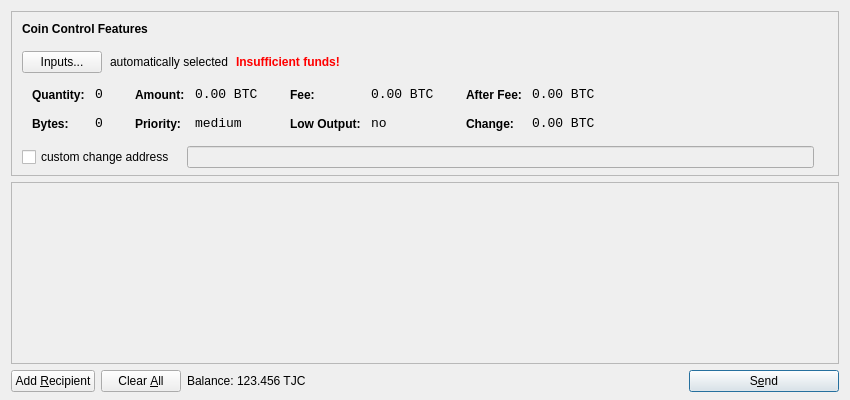
<?xml version="1.0" encoding="UTF-8"?>
<ui version="4.0">
 <class>SendCoinsDialog</class>
 <widget class="QDialog" name="SendCoinsDialog">
  <property name="geometry">
   <rect>
    <x>0</x>
    <y>0</y>
    <width>850</width>
    <height>400</height>
   </rect>
  </property>
  <property name="windowTitle">
   <string>Send Coins</string>
  </property>
  <layout class="QVBoxLayout" name="verticalLayout" stretch="0,1,0">
   <property name="bottomMargin">
    <number>8</number>
   </property>
   <item>
    <widget class="QFrame" name="frameCoinControl">
     <property name="sizePolicy">
      <sizepolicy hsizetype="Expanding" vsizetype="Expanding">
       <horstretch>0</horstretch>
       <verstretch>0</verstretch>
      </sizepolicy>
     </property>
     <property name="maximumSize">
      <size>
       <width>16777215</width>
       <height>16777215</height>
      </size>
     </property>
     <property name="frameShape">
      <enum>QFrame::StyledPanel</enum>
     </property>
     <property name="frameShadow">
      <enum>QFrame::Sunken</enum>
     </property>
     <layout class="QVBoxLayout" name="verticalLayoutCoinControl2">
      <property name="spacing">
       <number>7</number>
      </property>
      <property name="leftMargin">
       <number>0</number>
      </property>
      <property name="topMargin">
       <number>0</number>
      </property>
      <property name="rightMargin">
       <number>0</number>
      </property>
      <property name="bottomMargin">
       <number>6</number>
      </property>
      <item>
       <layout class="QVBoxLayout" name="verticalLayoutCoinControl" stretch="0,0,0,0,1">
        <property name="spacing">
         <number>0</number>
        </property>
        <property name="leftMargin">
         <number>10</number>
        </property>
        <property name="topMargin">
         <number>10</number>
        </property>
        <item>
         <layout class="QHBoxLayout" name="horizontalLayoutCoinControl1">
          <property name="bottomMargin">
           <number>15</number>
          </property>
          <item>
           <widget class="QLabel" name="labelCoinControlFeatures">
            <property name="sizePolicy">
             <sizepolicy hsizetype="Preferred" vsizetype="Maximum">
              <horstretch>0</horstretch>
              <verstretch>0</verstretch>
             </sizepolicy>
            </property>
            <property name="font">
             <font>
              <weight>75</weight>
              <bold>true</bold>
             </font>
            </property>
            <property name="styleSheet">
             <string notr="true">font-weight:bold;</string>
            </property>
            <property name="text">
             <string>Coin Control Features</string>
            </property>
           </widget>
          </item>
         </layout>
        </item>
        <item>
         <layout class="QHBoxLayout" name="horizontalLayoutCoinControl2" stretch="0,0,0,0">
          <property name="spacing">
           <number>8</number>
          </property>
          <property name="bottomMargin">
           <number>10</number>
          </property>
          <item>
           <widget class="QPushButton" name="pushButtonCoinControl">
            <property name="styleSheet">
             <string notr="true"/>
            </property>
            <property name="text">
             <string>Inputs...</string>
            </property>
           </widget>
          </item>
          <item>
           <widget class="QLabel" name="labelCoinControlAutomaticallySelected">
            <property name="text">
             <string>automatically selected</string>
            </property>
            <property name="margin">
             <number>5</number>
            </property>
           </widget>
          </item>
          <item>
           <widget class="QLabel" name="labelCoinControlInsuffFunds">
            <property name="font">
             <font>
              <weight>75</weight>
              <bold>true</bold>
             </font>
            </property>
            <property name="styleSheet">
             <string notr="true">color:red;font-weight:bold;</string>
            </property>
            <property name="text">
             <string>Insufficient funds!</string>
            </property>
            <property name="margin">
             <number>5</number>
            </property>
           </widget>
          </item>
          <item>
           <spacer name="horizontalSpacerCoinControl">
            <property name="orientation">
             <enum>Qt::Horizontal</enum>
            </property>
            <property name="sizeHint" stdset="0">
             <size>
              <width>40</width>
              <height>1</height>
             </size>
            </property>
           </spacer>
          </item>
         </layout>
        </item>
        <item>
         <widget class="QWidget" name="widgetCoinControl" native="true">
          <property name="sizePolicy">
           <sizepolicy hsizetype="Preferred" vsizetype="Preferred">
            <horstretch>0</horstretch>
            <verstretch>0</verstretch>
           </sizepolicy>
          </property>
          <property name="minimumSize">
           <size>
            <width>0</width>
            <height>0</height>
           </size>
          </property>
          <property name="styleSheet">
           <string notr="true"/>
          </property>
          <layout class="QHBoxLayout" name="horizontalLayoutCoinControl5">
           <property name="margin">
            <number>0</number>
           </property>
           <item>
            <layout class="QHBoxLayout" name="horizontalLayoutCoinControl3" stretch="0,0,0,1">
             <property name="spacing">
              <number>20</number>
             </property>
             <property name="topMargin">
              <number>0</number>
             </property>
             <property name="bottomMargin">
              <number>10</number>
             </property>
             <item>
              <layout class="QFormLayout" name="formLayoutCoinControl1">
               <property name="horizontalSpacing">
                <number>10</number>
               </property>
               <property name="verticalSpacing">
                <number>14</number>
               </property>
               <property name="leftMargin">
                <number>10</number>
               </property>
               <property name="topMargin">
                <number>4</number>
               </property>
               <property name="rightMargin">
                <number>6</number>
               </property>
               <item row="0" column="0">
                <widget class="QLabel" name="labelCoinControlQuantityText">
                 <property name="styleSheet">
                  <string notr="true">font-weight:bold;</string>
                 </property>
                 <property name="text">
                  <string>Quantity:</string>
                 </property>
                 <property name="margin">
                  <number>0</number>
                 </property>
                </widget>
               </item>
               <item row="0" column="1">
                <widget class="QLabel" name="labelCoinControlQuantity">
                 <property name="font">
                  <font>
                   <family>Monospace</family>
                   <pointsize>10</pointsize>
                  </font>
                 </property>
                 <property name="cursor">
                  <cursorShape>IBeamCursor</cursorShape>
                 </property>
                 <property name="contextMenuPolicy">
                  <enum>Qt::ActionsContextMenu</enum>
                 </property>
                 <property name="text">
                  <string notr="true">0</string>
                 </property>
                 <property name="margin">
                  <number>0</number>
                 </property>
                 <property name="textInteractionFlags">
                  <set>Qt::LinksAccessibleByMouse|Qt::TextSelectableByKeyboard|Qt::TextSelectableByMouse</set>
                 </property>
                </widget>
               </item>
               <item row="1" column="0">
                <widget class="QLabel" name="labelCoinControlBytesText">
                 <property name="styleSheet">
                  <string notr="true">font-weight:bold;</string>
                 </property>
                 <property name="text">
                  <string>Bytes:</string>
                 </property>
                </widget>
               </item>
               <item row="1" column="1">
                <widget class="QLabel" name="labelCoinControlBytes">
                 <property name="font">
                  <font>
                   <family>Monospace</family>
                   <pointsize>10</pointsize>
                  </font>
                 </property>
                 <property name="cursor">
                  <cursorShape>IBeamCursor</cursorShape>
                 </property>
                 <property name="contextMenuPolicy">
                  <enum>Qt::ActionsContextMenu</enum>
                 </property>
                 <property name="text">
                  <string notr="true">0</string>
                 </property>
                 <property name="textInteractionFlags">
                  <set>Qt::LinksAccessibleByMouse|Qt::TextSelectableByKeyboard|Qt::TextSelectableByMouse</set>
                 </property>
                </widget>
               </item>
              </layout>
             </item>
             <item>
              <layout class="QFormLayout" name="formLayoutCoinControl2">
               <property name="horizontalSpacing">
                <number>10</number>
               </property>
               <property name="verticalSpacing">
                <number>14</number>
               </property>
               <property name="leftMargin">
                <number>6</number>
               </property>
               <property name="topMargin">
                <number>4</number>
               </property>
               <property name="rightMargin">
                <number>6</number>
               </property>
               <item row="0" column="0">
                <widget class="QLabel" name="labelCoinControlAmountText">
                 <property name="styleSheet">
                  <string notr="true">font-weight:bold;</string>
                 </property>
                 <property name="text">
                  <string>Amount:</string>
                 </property>
                 <property name="margin">
                  <number>0</number>
                 </property>
                </widget>
               </item>
               <item row="0" column="1">
                <widget class="QLabel" name="labelCoinControlAmount">
                 <property name="font">
                  <font>
                   <family>Monospace</family>
                   <pointsize>10</pointsize>
                  </font>
                 </property>
                 <property name="cursor">
                  <cursorShape>IBeamCursor</cursorShape>
                 </property>
                 <property name="contextMenuPolicy">
                  <enum>Qt::ActionsContextMenu</enum>
                 </property>
                 <property name="text">
                  <string notr="true">0.00 BTC</string>
                 </property>
                 <property name="textInteractionFlags">
                  <set>Qt::LinksAccessibleByMouse|Qt::TextSelectableByKeyboard|Qt::TextSelectableByMouse</set>
                 </property>
                </widget>
               </item>
               <item row="1" column="0">
                <widget class="QLabel" name="labelCoinControlPriorityText">
                 <property name="styleSheet">
                  <string notr="true">font-weight:bold;</string>
                 </property>
                 <property name="text">
                  <string>Priority:</string>
                 </property>
                </widget>
               </item>
               <item row="1" column="1">
                <widget class="QLabel" name="labelCoinControlPriority">
                 <property name="font">
                  <font>
                   <family>Monospace</family>
                   <pointsize>10</pointsize>
                  </font>
                 </property>
                 <property name="cursor">
                  <cursorShape>IBeamCursor</cursorShape>
                 </property>
                 <property name="contextMenuPolicy">
                  <enum>Qt::ActionsContextMenu</enum>
                 </property>
                 <property name="text">
                  <string>medium</string>
                 </property>
                 <property name="textInteractionFlags">
                  <set>Qt::LinksAccessibleByMouse|Qt::TextSelectableByKeyboard|Qt::TextSelectableByMouse</set>
                 </property>
                </widget>
               </item>
              </layout>
             </item>
             <item>
              <layout class="QFormLayout" name="formLayoutCoinControl3">
               <property name="horizontalSpacing">
                <number>10</number>
               </property>
               <property name="verticalSpacing">
                <number>14</number>
               </property>
               <property name="leftMargin">
                <number>6</number>
               </property>
               <property name="topMargin">
                <number>4</number>
               </property>
               <property name="rightMargin">
                <number>6</number>
               </property>
               <item row="0" column="0">
                <widget class="QLabel" name="labelCoinControlFeeText">
                 <property name="styleSheet">
                  <string notr="true">font-weight:bold;</string>
                 </property>
                 <property name="text">
                  <string>Fee:</string>
                 </property>
                 <property name="margin">
                  <number>0</number>
                 </property>
                </widget>
               </item>
               <item row="0" column="1">
                <widget class="QLabel" name="labelCoinControlFee">
                 <property name="font">
                  <font>
                   <family>Monospace</family>
                   <pointsize>10</pointsize>
                  </font>
                 </property>
                 <property name="cursor">
                  <cursorShape>IBeamCursor</cursorShape>
                 </property>
                 <property name="contextMenuPolicy">
                  <enum>Qt::ActionsContextMenu</enum>
                 </property>
                 <property name="text">
                  <string notr="true">0.00 BTC</string>
                 </property>
                 <property name="textInteractionFlags">
                  <set>Qt::LinksAccessibleByMouse|Qt::TextSelectableByKeyboard|Qt::TextSelectableByMouse</set>
                 </property>
                </widget>
               </item>
               <item row="1" column="0">
                <widget class="QLabel" name="labelCoinControlLowOutputText">
                 <property name="styleSheet">
                  <string notr="true">font-weight:bold;</string>
                 </property>
                 <property name="text">
                  <string>Low Output:</string>
                 </property>
                </widget>
               </item>
               <item row="1" column="1">
                <widget class="QLabel" name="labelCoinControlLowOutput">
                 <property name="font">
                  <font>
                   <family>Monospace</family>
                   <pointsize>10</pointsize>
                  </font>
                 </property>
                 <property name="cursor">
                  <cursorShape>IBeamCursor</cursorShape>
                 </property>
                 <property name="contextMenuPolicy">
                  <enum>Qt::ActionsContextMenu</enum>
                 </property>
                 <property name="text">
                  <string>no</string>
                 </property>
                 <property name="textInteractionFlags">
                  <set>Qt::LinksAccessibleByMouse|Qt::TextSelectableByKeyboard|Qt::TextSelectableByMouse</set>
                 </property>
                </widget>
               </item>
              </layout>
             </item>
             <item>
              <layout class="QFormLayout" name="formLayoutCoinControl4">
               <property name="horizontalSpacing">
                <number>10</number>
               </property>
               <property name="verticalSpacing">
                <number>14</number>
               </property>
               <property name="leftMargin">
                <number>6</number>
               </property>
               <property name="topMargin">
                <number>4</number>
               </property>
               <property name="rightMargin">
                <number>6</number>
               </property>
               <item row="0" column="0">
                <widget class="QLabel" name="labelCoinControlAfterFeeText">
                 <property name="styleSheet">
                  <string notr="true">font-weight:bold;</string>
                 </property>
                 <property name="text">
                  <string>After Fee:</string>
                 </property>
                 <property name="margin">
                  <number>0</number>
                 </property>
                </widget>
               </item>
               <item row="0" column="1">
                <widget class="QLabel" name="labelCoinControlAfterFee">
                 <property name="font">
                  <font>
                   <family>Monospace</family>
                   <pointsize>10</pointsize>
                  </font>
                 </property>
                 <property name="cursor">
                  <cursorShape>IBeamCursor</cursorShape>
                 </property>
                 <property name="contextMenuPolicy">
                  <enum>Qt::ActionsContextMenu</enum>
                 </property>
                 <property name="text">
                  <string notr="true">0.00 BTC</string>
                 </property>
                 <property name="textInteractionFlags">
                  <set>Qt::LinksAccessibleByMouse|Qt::TextSelectableByKeyboard|Qt::TextSelectableByMouse</set>
                 </property>
                </widget>
               </item>
               <item row="1" column="0">
                <widget class="QLabel" name="labelCoinControlChangeText">
                 <property name="styleSheet">
                  <string notr="true">font-weight:bold;</string>
                 </property>
                 <property name="text">
                  <string>Change:</string>
                 </property>
                </widget>
               </item>
               <item row="1" column="1">
                <widget class="QLabel" name="labelCoinControlChange">
                 <property name="font">
                  <font>
                   <family>Monospace</family>
                   <pointsize>10</pointsize>
                  </font>
                 </property>
                 <property name="cursor">
                  <cursorShape>IBeamCursor</cursorShape>
                 </property>
                 <property name="contextMenuPolicy">
                  <enum>Qt::ActionsContextMenu</enum>
                 </property>
                 <property name="text">
                  <string notr="true">0.00 BTC</string>
                 </property>
                 <property name="textInteractionFlags">
                  <set>Qt::LinksAccessibleByMouse|Qt::TextSelectableByKeyboard|Qt::TextSelectableByMouse</set>
                 </property>
                </widget>
               </item>
              </layout>
             </item>
            </layout>
           </item>
          </layout>
         </widget>
        </item>
        <item>
         <layout class="QHBoxLayout" name="horizontalLayoutCoinControl4" stretch="0,0,0">
          <property name="spacing">
           <number>12</number>
          </property>
          <property name="sizeConstraint">
           <enum>QLayout::SetDefaultConstraint</enum>
          </property>
          <property name="topMargin">
           <number>5</number>
          </property>
          <property name="rightMargin">
           <number>5</number>
          </property>
          <item>
           <widget class="QCheckBox" name="checkBoxCoinControlChange">
            <property name="text">
             <string>custom change address</string>
            </property>
           </widget>
          </item>
          <item>
           <widget class="QLineEdit" name="lineEditCoinControlChange">
            <property name="enabled">
             <bool>false</bool>
            </property>
            <property name="sizePolicy">
             <sizepolicy hsizetype="Expanding" vsizetype="Fixed">
              <horstretch>0</horstretch>
              <verstretch>0</verstretch>
             </sizepolicy>
            </property>
           </widget>
          </item>
          <item>
           <widget class="QLabel" name="labelCoinControlChangeLabel">
            <property name="sizePolicy">
             <sizepolicy hsizetype="Preferred" vsizetype="Expanding">
              <horstretch>0</horstretch>
              <verstretch>0</verstretch>
             </sizepolicy>
            </property>
            <property name="minimumSize">
             <size>
              <width>0</width>
              <height>0</height>
             </size>
            </property>
            <property name="text">
             <string/>
            </property>
            <property name="margin">
             <number>3</number>
            </property>
           </widget>
          </item>
         </layout>
        </item>
        <item>
         <spacer name="verticalSpacerCoinControl">
          <property name="orientation">
           <enum>Qt::Vertical</enum>
          </property>
          <property name="sizeHint" stdset="0">
           <size>
            <width>800</width>
            <height>1</height>
           </size>
          </property>
         </spacer>
        </item>
       </layout>
      </item>
     </layout>
    </widget>
   </item>
   <item>
    <widget class="QScrollArea" name="scrollArea">
     <property name="widgetResizable">
      <bool>true</bool>
     </property>
     <widget class="QWidget" name="scrollAreaWidgetContents">
      <property name="geometry">
       <rect>
        <x>0</x>
        <y>0</y>
        <width>826</width>
        <height>147</height>
       </rect>
      </property>
      <layout class="QVBoxLayout" name="verticalLayout_2">
       <property name="margin">
        <number>0</number>
       </property>
       <item>
        <layout class="QVBoxLayout" name="entries">
         <property name="spacing">
          <number>6</number>
         </property>
        </layout>
       </item>
       <item>
        <spacer name="verticalSpacer">
         <property name="orientation">
          <enum>Qt::Vertical</enum>
         </property>
         <property name="sizeHint" stdset="0">
          <size>
           <width>20</width>
           <height>40</height>
          </size>
         </property>
        </spacer>
       </item>
      </layout>
     </widget>
    </widget>
   </item>
   <item>
    <layout class="QHBoxLayout" name="horizontalLayout">
     <item>
      <widget class="QPushButton" name="addButton">
       <property name="toolTip">
        <string>Send to multiple recipients at once</string>
       </property>
       <property name="text">
        <string>Add &amp;Recipient</string>
       </property>
       <property name="icon">
        <iconset resource="../bitcoin.qrc">
         <normaloff>:/icons/add</normaloff>:/icons/add</iconset>
       </property>
       <property name="autoDefault">
        <bool>false</bool>
       </property>
      </widget>
     </item>
     <item>
      <widget class="QPushButton" name="clearButton">
       <property name="sizePolicy">
        <sizepolicy hsizetype="Minimum" vsizetype="Fixed">
         <horstretch>0</horstretch>
         <verstretch>0</verstretch>
        </sizepolicy>
       </property>
       <property name="toolTip">
        <string>Remove all transaction fields</string>
       </property>
       <property name="text">
        <string>Clear &amp;All</string>
       </property>
       <property name="icon">
        <iconset resource="../bitcoin.qrc">
         <normaloff>:/icons/remove</normaloff>:/icons/remove</iconset>
       </property>
       <property name="autoRepeatDelay">
        <number>300</number>
       </property>
       <property name="autoDefault">
        <bool>false</bool>
       </property>
      </widget>
     </item>
     <item>
      <layout class="QHBoxLayout" name="horizontalLayout_2">
       <property name="spacing">
        <number>3</number>
       </property>
       <item>
        <widget class="QLabel" name="label">
         <property name="text">
          <string>Balance:</string>
         </property>
        </widget>
       </item>
       <item>
        <widget class="QLabel" name="labelBalance">
         <property name="cursor">
          <cursorShape>IBeamCursor</cursorShape>
         </property>
         <property name="text">
          <string>123.456 TJC</string>
         </property>
         <property name="textInteractionFlags">
          <set>Qt::LinksAccessibleByMouse|Qt::TextSelectableByKeyboard|Qt::TextSelectableByMouse</set>
         </property>
        </widget>
       </item>
      </layout>
     </item>
     <item>
      <spacer name="horizontalSpacer">
       <property name="orientation">
        <enum>Qt::Horizontal</enum>
       </property>
       <property name="sizeHint" stdset="0">
        <size>
         <width>40</width>
         <height>20</height>
        </size>
       </property>
      </spacer>
     </item>
     <item>
      <widget class="QPushButton" name="sendButton">
       <property name="minimumSize">
        <size>
         <width>150</width>
         <height>0</height>
        </size>
       </property>
       <property name="toolTip">
        <string>Confirm the send action</string>
       </property>
       <property name="text">
        <string>S&amp;end</string>
       </property>
       <property name="icon">
        <iconset resource="../bitcoin.qrc">
         <normaloff>:/icons/send</normaloff>:/icons/send</iconset>
       </property>
       <property name="default">
        <bool>true</bool>
       </property>
      </widget>
     </item>
    </layout>
   </item>
  </layout>
 </widget>
 <resources>
  <include location="../bitcoin.qrc"/>
 </resources>
 <connections/>
</ui>
